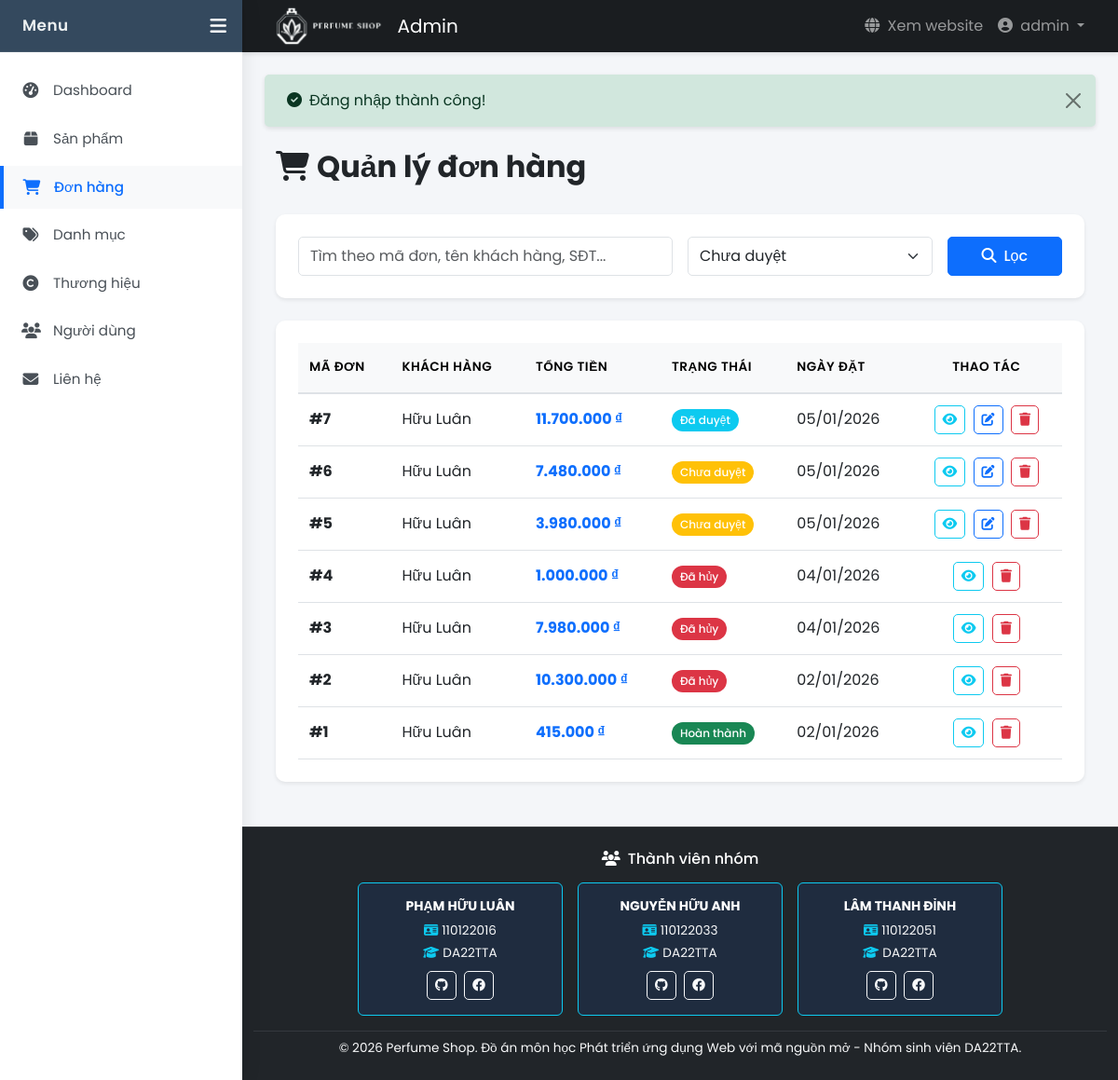
The app's page /views/admin/orders/index.php (signed in) with its own data.
### tables this page shows
CREATE TABLE `don_hang` (
  `id` int(11) NOT NULL,
  `id_nguoi_dung` int(11) DEFAULT NULL,
  `ho_ten_nguoi_nhan` varchar(150) DEFAULT NULL,
  `so_dien_thoai_nhan` varchar(20) DEFAULT NULL,
  `dia_chi_giao_hang` text DEFAULT NULL,
  `tong_tien` decimal(12,2) DEFAULT NULL,
  `trang_thai` int(20) NOT NULL DEFAULT 0,
  `ngay_dat` datetime DEFAULT current_timestamp(),
  `ngay_xoa` datetime DEFAULT NULL
);

### models/Order.php (called while the page is built, shortened)
<?php
class Order {
    private $conn;
    private $table = 'don_hang';
    public function __construct() {
        $database = new Database();
        $this->conn = $database->connect();
    }
    public function getAll($filters = [], $limit = ORDERS_PER_PAGE, $offset = 0) {
        $query = "SELECT dh.*, nd.username, nd.email
                  FROM {$this->table} dh
                  LEFT JOIN nguoi_dung nd ON dh.id_nguoi_dung = nd.id
                  WHERE 1=1";
        $params = [];
        $types = "";
        $query .= " ORDER BY
                    CASE WHEN dh.ngay_xoa IS NULL THEN 0 ELSE 1 END,
                    COALESCE(dh.ngay_dat, FROM_UNIXTIME(0)) DESC,
                    dh.id DESC
                    LIMIT ? OFFSET ?";
        $params[] = $limit;
        $params[] = $offset;
        $types .= "ii";
        $stmt = $this->conn->prepare($query);
        if (!empty($params)) {
            $stmt->bind_param($types, ...$params);
        }
        $stmt->execute();
        return $stmt->get_result()->fetch_all(MYSQLI_ASSOC);
    }
}
?>

### config/database.php (called while the page is built, shortened)
<?php
class Database {
    private $host = DB_HOST;
    private $user = DB_USER;
    private $pass = DB_PASS;
    private $dbname = DB_NAME;
    public function connect() {
        $this->conn = null;
        try {
            $this->conn = new mysqli($this->host, $this->user, $this->pass, $this->dbname);
            $this->conn->set_charset("utf8mb4");
        } catch (Exception $e) {
            echo "Lỗi kết nối: " . $e->getMessage();
        }
        return $this->conn;
    }
}
?>

### helpers/functions.php (called while the page is built, shortened)
<?php
function format_currency($amount) {
    return number_format($amount, 0, ',', '.') . ' ₫';
}
function format_date($date) {
    return date('d/m/Y', strtotime($date));
}
?>

### views/admin/orders/index.php (the view, shortened to what this page needs)
<?php
require_once __DIR__ . '/../../../helpers/functions.php';
require_once __DIR__ . '/../../../models/Order.php';
$orderModel = new Order();
$filters = [
    'status' => $_GET['status'] ?? null,
    'search' => $_GET['search'] ?? null
];
$page = isset($_GET['page']) ? max(1, intval($_GET['page'])) : 1;
$limit = ORDERS_PER_PAGE;
$offset = ($page - 1) * $limit;
$orders = $orderModel->getAll($filters, $limit, $offset);
include __DIR__ . '/../layout/header.php';
?>
<div class="container-fluid my-4">
    <div class="d-flex justify-content-between align-items-center mb-4">
        <h2 class="fw-bold"><i class="fas fa-shopping-cart me-2"></i>Quản lý đơn hàng</h2>
    </div>
    <div class="card border-0 shadow-sm mb-4">
        <div class="card-body">
            <form method="GET" class="row g-3">
                <div class="col-md-6">
                    <input type="text" class="form-control" name="search"
                           placeholder="Tìm theo mã đơn, tên khách hàng, SĐT..."
                           value="<?php echo htmlspecialchars($filters['search'] ?? ''); ?>">
                </div>
                <div class="col-md-4">
                    <select name="status" class="form-select">
                        <option value="<?php echo ORDER_STATUS_PENDING; ?>" <?php echo ($filters['status'] == ORDER_STATUS_PENDING) ? 'selected' : ''; ?>>Chưa duyệt</option>
                    </select>
                </div>
                <div class="col-md-2">
                    <button type="submit" class="btn btn-primary w-100">
                        <i class="fas fa-search me-2"></i>Lọc
                    </button>
                </div>
            </form>
        </div>
    </div>
    <div class="card border-0 shadow-sm">
        <div class="card-body">
            <?php if (empty($orders)): ?>
            <div class="text-center py-5 text-muted">
                <i class="fas fa-receipt fa-3x mb-3"></i>
                <p>Chưa có đơn hàng nào</p>
            </div>
            <?php else: ?>
            <div class="table-responsive">
                <table class="table table-hover align-middle">
                    <thead class="table-light">
                        <tr>
                            <th>Mã đơn</th>
                            <th>Khách hàng</th>
                            <th>Tổng tiền</th>
                            <th>Trạng thái</th>
                            <th>Ngày đặt</th>
                            <th class="text-center sticky-action">Thao tác</th>
                        </tr>
                    </thead>
                    <tbody>
                        <?php foreach ($orders as $order): ?>
                        <tr <?php echo $order['ngay_xoa'] ? 'class="table-secondary" style="opacity: 0.6;"' : ''; ?>>
                            <td><strong>#<?php echo $order['id']; ?></strong></td>
                            <td><?php echo htmlspecialchars($order['ho_ten_nguoi_nhan'] ?? ''); ?></td>
                            <td><strong class="text-primary"><?php echo format_currency($order['tong_tien']); ?></strong></td>
                            <td>
                                <?php
                                if ($order['ngay_xoa']) {
                                    echo '<span class="badge bg-danger"><i class="fas fa-trash me-1"></i>Đã xóa</span>';
                                } else {
                                    $status = (int)$order['trang_thai'];
                                    $badge = 'secondary';
                                    $text = 'Không xác định';
                                    switch($status) {
                                        case ORDER_STATUS_PENDING: $badge = 'warning'; $text = 'Chưa duyệt'; break;
                                        case ORDER_STATUS_APPROVED: $badge = 'info'; $text = 'Đã duyệt'; break;
                                        case ORDER_STATUS_COMPLETED: $badge = 'success'; $text = 'Hoàn thành'; break;
                                        case ORDER_STATUS_CANCELLED: $badge = 'danger'; $text = 'Đã hủy'; break;
                                    }
                                    echo '<span class="badge bg-' . $badge . '">' . $text . '</span>';
                                }
                                ?>
                            </td>
                            <td><?php echo format_date($order['ngay_dat']); ?></td>
                            <td class="text-center sticky-action">
                                <button class="btn btn-sm btn-outline-info me-1 view-order"
                                        data-id="<?php echo $order['id']; ?>" title="Xem chi tiết">
                                    <i class="fas fa-eye"></i>
                                </button>
                                <?php if (!$order['ngay_xoa']): ?>
                                    <?php
                                    $status = (int)$order['trang_thai'];
                                    if ($status !== ORDER_STATUS_CANCELLED && $status !== ORDER_STATUS_COMPLETED):
                                    ?>
                                    <button class="btn btn-sm btn-outline-primary me-1 update-status"
                                            data-id="<?php echo $order['id']; ?>"
                                            title="Cập nhật trạng thái">
                                        <i class="fas fa-edit"></i>
                                    </button>
                                    <?php endif; ?>
                                    <button class="btn btn-sm btn-outline-danger delete-order"
                                            data-id="<?php echo $order['id']; ?>" title="Xóa">
                                        <i class="fas fa-trash"></i>
                                    </button>
                                <?php endif; ?>
                            </td>
                        </tr>
                        <?php endforeach; ?>
                    </tbody>
                </table>
            </div>
            <?php endif; ?>
        </div>
    </div>
</div>
<?php include __DIR__ . '/../layout/footer.php'; ?>

### assets/css/admin.css (style rules this page uses)
* { margin: 0; padding: 0; box-sizing: border-box; }
body.admin-body { font-family: 'Poppins', sans-serif; background-color: #f4f6f9; overflow-x: hidden; }
.card { border-radius: 10px; border: none; box-shadow: 0 2px 8px rgba(0, 0, 0, 0.08); transition: box-shadow 0.3s; overflow: hidden; }
.card-body { padding: 1.5rem; }
.table { margin-bottom: 0; }
.table thead th { border-bottom: 2px solid #dee2e6; font-weight: 600; text-transform: uppercase; font-size: 0.85rem; letter-spacing: 0.5px; }
.btn { border-radius: 6px; padding: 0.5rem 1.25rem; font-weight: 500; transition: all 0.3s; }
.shadow-sm { box-shadow: 0 2px 4px rgba(0, 0, 0, 0.08) !important; }
.table thead th { background-color: #f8f9fa; border-bottom: 2px solid #dee2e6; font-weight: 600; text-transform: uppercase; font-size: 0.85rem; letter-spacing: 0.5px; padding: 1rem 0.75rem; }
.table tbody tr { transition: background-color 0.2s; }
.table tbody td { padding: 0.75rem; vertical-align: middle; }
.badge { padding: 0.5em 0.75em; font-weight: 500; border-radius: 20px; }
.btn { padding: 0.5rem 1rem; border-radius: 5px; font-weight: 500; transition: all 0.3s; }
.btn-sm { padding: 0.25rem 0.5rem; font-size: 0.875rem; }
.form-control, .form-select { border-radius: 5px; border: 1px solid #dee2e6; padding: 0.5rem 0.75rem; transition: border-color 0.3s, box-shadow 0.3s; }
.table-responsive { position: relative; }

### records on screen
don_hang: id "7", ho_ten_nguoi_nhan "Hữu Luân", tong_tien "11.700.000 ₫", trang_thai "Đã duyệt", ngay_dat "05/01/2026"
don_hang: id "6", ho_ten_nguoi_nhan "Hữu Luân", tong_tien "7.480.000 ₫", trang_thai "Chưa duyệt", ngay_dat "05/01/2026"
don_hang: id "5", ho_ten_nguoi_nhan "Hữu Luân", tong_tien "3.980.000 ₫", trang_thai "Chưa duyệt", ngay_dat "05/01/2026"
don_hang: id "4", ho_ten_nguoi_nhan "Hữu Luân", tong_tien "1.000.000 ₫", trang_thai "Đã hủy", ngay_dat "04/01/2026"
don_hang: id "3", ho_ten_nguoi_nhan "Hữu Luân", tong_tien "7.980.000 ₫", trang_thai "Đã hủy", ngay_dat "04/01/2026"
don_hang: id "2", ho_ten_nguoi_nhan "Hữu Luân", tong_tien "10.300.000 ₫", trang_thai "Đã hủy", ngay_dat "02/01/2026"
don_hang: id "1", ho_ten_nguoi_nhan "Hữu Luân", tong_tien "415.000 ₫", trang_thai "Hoàn thành", ngay_dat "02/01/2026"

### other values on screen
$_SESSION['username'] "admin"
$_SESSION['success'] "Đăng nhập thành công!"
